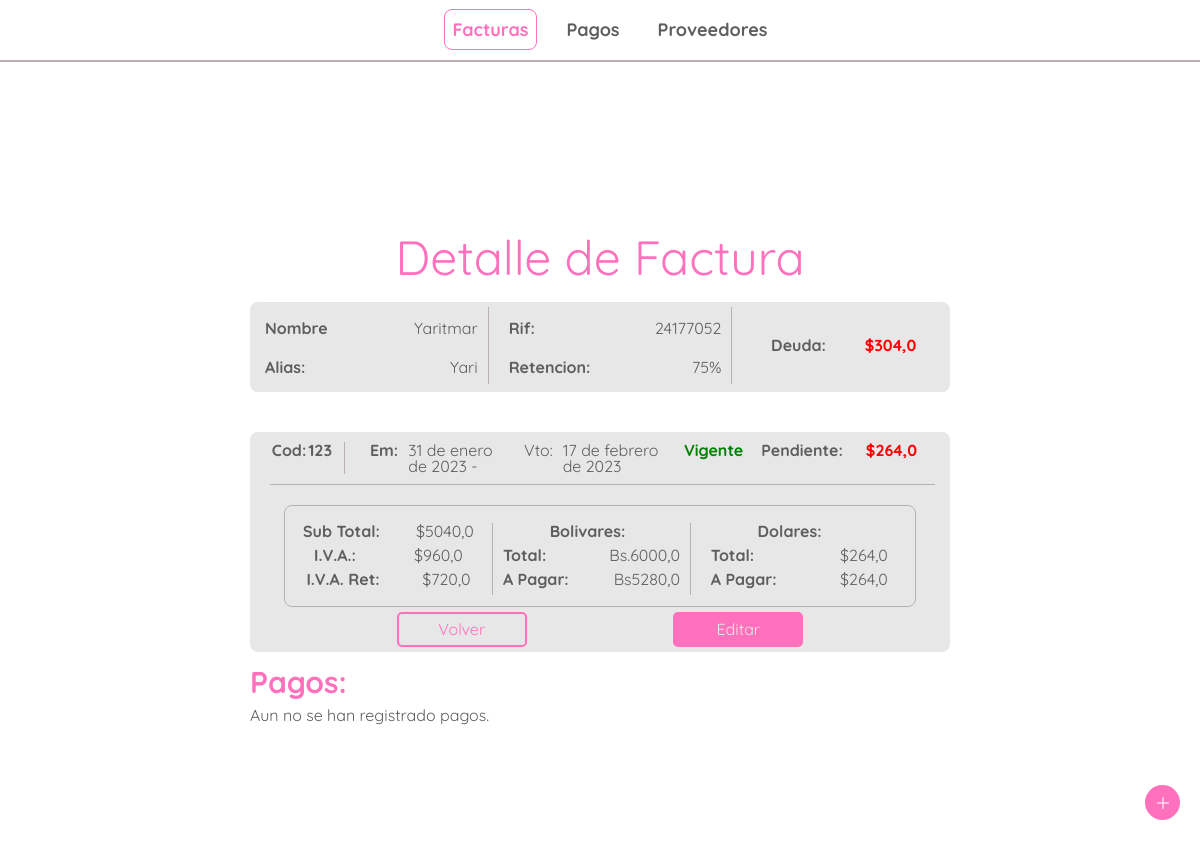
The app's page /bills/7/detail, older data.
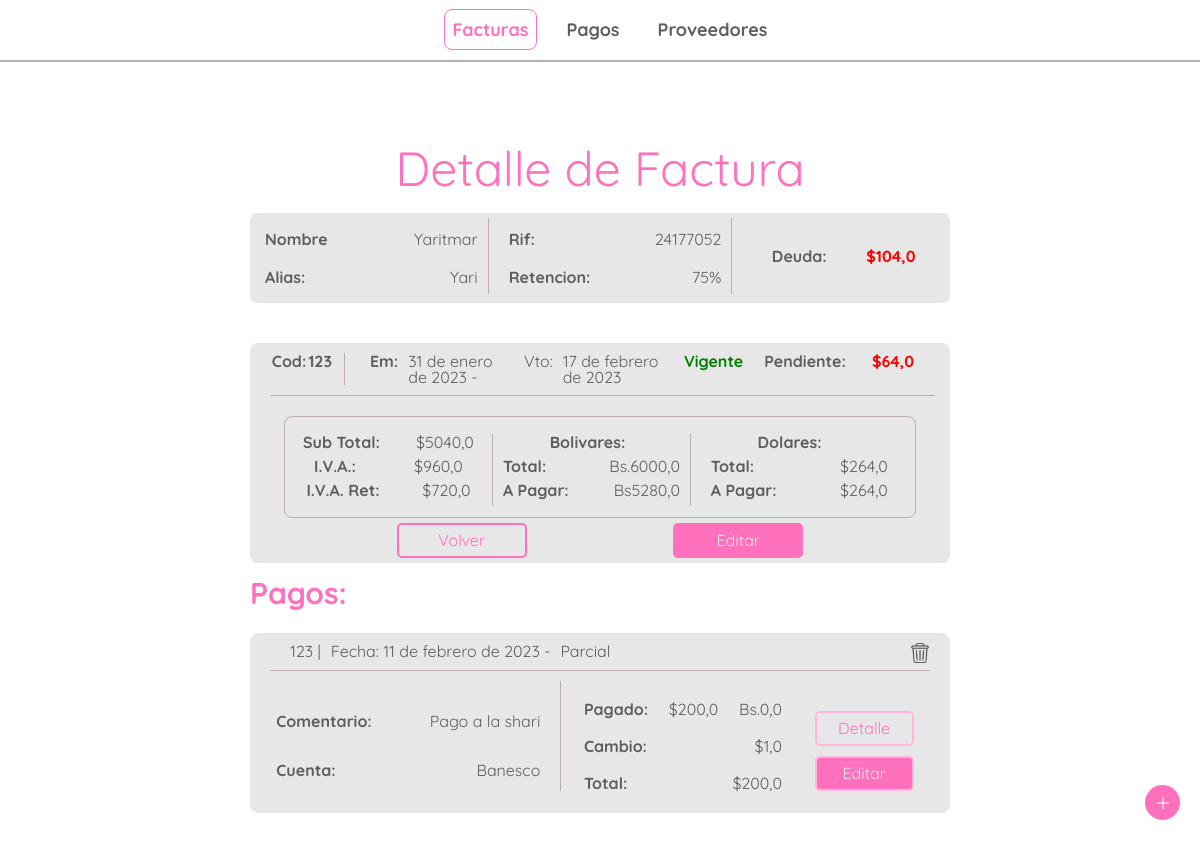
The same page, newer data.
### bills/models.py (models this page shows)
class Bill(models.Model):
    id = HashidAutoField(primary_key=True)
    bill_number = models.CharField(max_length=20,null=False)
    emission_date = models.DateField(default= django.utils.timezone.now)
    due_date = models.DateField(default= django.utils.timezone.now)
    provider = models.ForeignKey(Provider, on_delete=models.CASCADE, null=False)
    total_amount_bs = models.FloatField(default=0)
    sub_total_bs = models.FloatField(default=0)
    tax_bs = models.FloatField(default=0)
    retained_tax_bs = models.FloatField(default=0)
    amount_to_pay_bs = models.FloatField(default=0)
    exchange_rate = models.FloatField(default=0)
    total_amount_dollar = models.FloatField(default=0)
    amount_to_pay_dollar = models.FloatField(default=0)
    paid = models.BooleanField(default='False')
    note = models.CharField(max_length=200, default='')
    rest_to_pay_dollar = models.FloatField(default=0)
    overdue = models.FloatField(default=False)

### providers/models.py (models this page shows)
class Provider(models.Model):
    id = HashidAutoField(primary_key=True)
    rif = models.CharField(max_length=15)
    name = models.CharField(max_length=70)
    nickname = models.CharField(max_length= 70)
    TAXES = [
        ('0','0% tax retained'),
        ('75','75% tax retained'),
        ('100','100% tax retained'),
    ]
    taxtype = models.CharField(max_length=3, choices=TAXES)
    dollar_debt = models.FloatField(default=0)

### payments/models.py (models this page shows)
class Payment(models.Model):
    id = HashidAutoField(primary_key=True)
    bill = models.ForeignKey(Bill, on_delete=models.CASCADE, null=False)
    date = models.DateField(default= django.utils.timezone.now)
    amount_bs = models.FloatField(default=0)
    amount_dollar = models.FloatField(default=0)
    exchange_rate = models.FloatField(default=0)
    account = models.CharField(max_length=50,default='')
    paid_total = models.BooleanField(default='False')
    description = models.CharField(max_length=200, default='')
    transfer_id = models.CharField(max_length=50, default='')
    total_dollar = models.FloatField(default=0)

### bills/views.py (the view)
# urls.py: path('<str:bill_id>/detail', views.bill_detail, name='bill_detail'),
def bill_detail(request, bill_id):
    request = reset_messages(request)
    try:
        bill = Bill.objects.get(pk=bill_id)
    except (KeyError, Bill.DoesNotExist):
        request.session['message'] = 'No se encontro la factura'
        request.session['message_shown'] = False
        return redirect('bills:index')
    else:
        payments_list = Payment.objects.filter(bill=bill)
        return render(request, 'bills/bill_detail.html',{
            'bill': bill,
            'payments_list': payments_list,
        })

### bills/views.py (called while the page is built)
def reset_messages(request):
    try :
        aux = request.session['message_shown']
    except KeyError:
        request.session['message_shown'] = False
        request.session['message'] = ''
    else:
        if not request.session['message_shown'] :
            request.session['message_shown'] = True
        else:
            request.session['message'] = ''
        return request

### bills/templates/bills/bill_detail.html (shortened to what the changed rows need)
{% extends 'bills/header.html' %}
{% block content %}
{% load static %}
<body>
<div class="details">
    <div class="details-container">
        <div class="general-details">
            <div class="general-details-left">
                <div>
                    <p>Nombre</p>
                    <p>{{bill.provider.name}}</p>
                </div>
                <div>
                    <p>Alias:</p>
                    <p>{{bill.provider.nickname}}</p>
                </div>
            </div>
            <div class="general-details-center">
                <div>
                    <p>Rif:</p>
                    <p>{{bill.provider.rif}}</p>
                </div>
                <div>
                    <p>Retencion:</p>
                    <p>{{bill.provider.taxtype}}%</p>
                </div>
            </div>
            <div class="general-details-right">
                <p class="general-details-right-p">Deuda:</p>
                {% if bill.provider.dollar_debt > 0 %}
                    <p class="debt">${{bill.provider.dollar_debt}}</p>
                {% else %}
                    <p class="paid">${{bill.provider.dollar_debt}}</p>
                {% endif %}
            </div>
        </div>
        <div class="details-content">
            <div class="detail-head">
                <div class="detail-head-left">
                    <p>Cod:</p>
                    <p>{{bill.bill_number}}</p>
                </div>
                <div class="detail-head-center">
                    <p> Em: </p>
                    <p>{{bill.emission_date}} -</p>
                    <p>Vto:</p>
                    <p>{{bill.due_date}}</p>
                    {% if bill.overdue %}
                    <p class="debt">Vencida</p>
                    {% else %}
                    <p class="paid">Vigente</p>
                    {% endif %}
                </div>
                <div class="detail-head-right">
                    {% if bill.rest_to_pay_dollar > 0 %}
                        <p>Pendiente:</p>
                        <p class="debt">${{bill.rest_to_pay_dollar}}</p>
                    {% else %}
                        <p class="paid">Pagada</p>
                    {% endif %}
                </div>
            </div>
            <div class="detail-body">
                <div class="detail-body-left">
                    <div>
                        <p>Sub Total:</p>
                        <p>${{bill.sub_total_bs}}</p>
                    </div>
                    <div>
                        <p>I.V.A.:</p>
                        <p>${{bill.tax_bs}}</p>
                    </div>
                    <div>
                        <p>I.V.A. Ret:</p>
                        <p>${{bill.retained_tax_bs}}</p>
                    </div>
                </div>
                <div class="detail-body-center">
                    <div>
                        <p>Total:</p>
                        <p>Bs.{{bill.total_amount_bs}}</p>
                    </div>
                    <div>
                        <p>A Pagar:</p>
                        <p>Bs{{bill.amount_to_pay_bs}}</p>
                    </div>
                </div>
                <div class="detail-body-right">
                    <div>
                        <p>Total:</p>
                        <p>${{bill.amount_to_pay_dollar}}</p>
                    </div>
                    <div>
                        <p>A Pagar:</p>
                        <p>${{bill.amount_to_pay_dollar}}</p>
                    </div>
                </div>
            </div>
        </div>
        {% if payments_list %}
        <div class="payments-container">
            {% for payment in payments_list %}
            <div class="bill-content-p payment-content">
                <div class="bill-head">
                    <div class="bill-head-left">
                        <p>{{payment.bill.bill_number}}   |</p>
                        <p>Fecha: {{payment.date}} -</p>
                        {% if payment.paid_total %}
                        <p>Total</p>
                        {% else %}
                        <p>Parcial</p>
                        {% endif %}
                    </div>
                    <div class="bill-head-right">
                        <figure>
                            <a href="{% url 'payments:delete_payment'  payment.id %}">
                                <img src="{% static 'bills/images/trash.png'  %}" alt="trash" class="trash">
                            </a>
                        </figure>
                    </div>
                </div>
                <div class="bill-body payment-body">
                    <div class="bill-body-sub-left-p bill-body-payment-left">
                        <div class="bill-detail">
                            <p>Comentario:</p>
                            <p>{{payment.description}}</p>
                        </div>
                        <div class="bill-detail">
                            <p>Cuenta:</p>
                            <p>{{payment.account}}</p>
                        </div>
                    </div>
                    <div class="bill-body-sub-p bill-body-payment-center">
                        <div class="bill-detail">
                            <p>Pagado:</p>
                            <p>${{payment.amount_dollar}}</p>
                            <p class="amount-bs">Bs.{{payment.amount_bs}}</p>
                        </div>
                        <div class="bill-detail">
                            <p>Cambio:</p>
                            <p>${{payment.exchange_rate}}</p>
                        </div>
                        <div class="bill-detail">
                            <p>Total:</p>
                            <p>${{payment.total_dollar}}</p>
                        </div>
                    </div>
                    <div class="bill-body-buttons detail-buttons">
                        <a href="{% url 'payments:payment_detail'  payment.id %}" class="link-secondary-button">Detalle</a>
                        <a href="{% url 'payments:update_payment'  payment.id %}" class="link-primary-button">Editar</a>
                    </div>
                </div>
            </div>
            {% endfor %}
        </div>
        {% else %}
        <div>
            <p>Aun no se han registrado pagos.</p>
        </div>
        {% endif %}
    </div>
</div>
</body>
{% endblock %}

Row changes from the older to the newer data that the page shows:
changed Bill "Yaritmar": provider.dollar_debt "304,0" → "104,0"; rest_to_pay_dollar "264,0" → "64,0"
added Payment: bill.bill_number "123", date "11 de febrero de 2023", paid_total "Parcial", description "Pago a la shari", account "Banesco", amount_dollar "200,0", amount_bs "0,0", exchange_rate "1,0", total_dollar "200,0"
Text that changed along with them:
text no longer shown: "Aun no se han registrado pagos."
